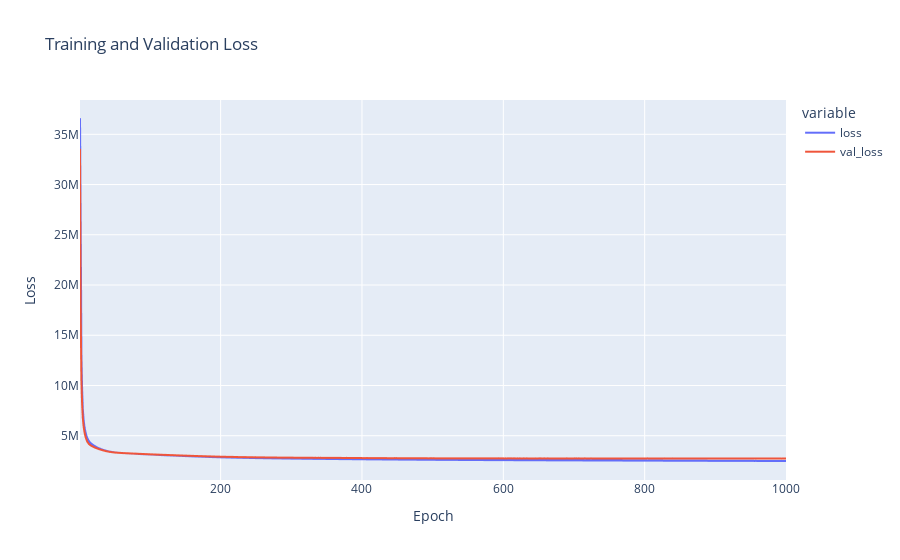
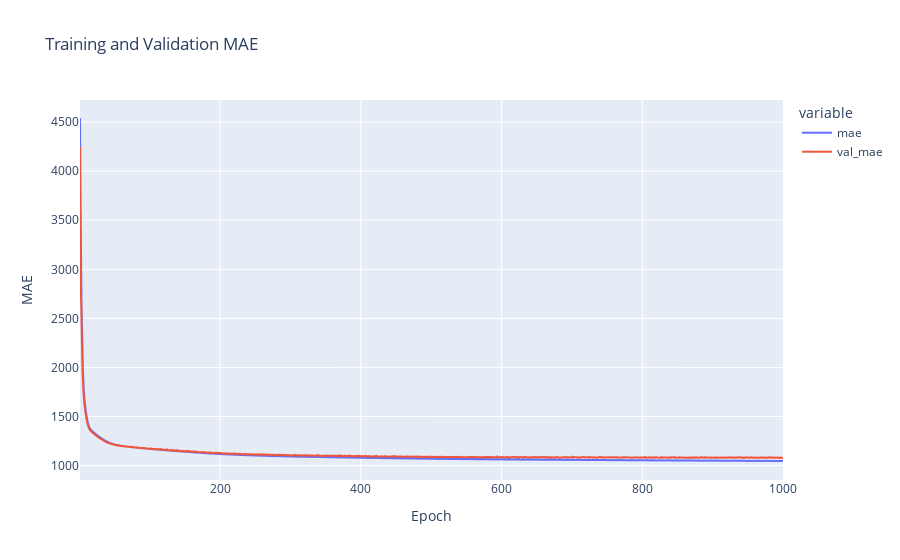

The code cell stored with these charts, in order, in its notebook:
### Code cell
import plotly.express as px
import pandas as pd

# create a dataframe with the training history
df_graph = pd.DataFrame(history.history)

# create line charts for loss and MAE
fig = px.line(df_graph, x=df_graph.index+1, y=['loss', 'val_loss'], labels={'x':'Epoch', 'value':'Loss'},
              title='Training and Validation Loss')
fig.update_traces(mode='lines')
fig.show()

fig = px.line(df_graph, x=df_graph.index+1, y=['mae', 'val_mae'], labels={'x':'Epoch', 'value':'MAE'},
              title='Training and Validation MAE')
fig.update_traces(mode='lines')
fig.show()

### Figure 1 — Plotly figure (JSON) as saved in the notebook; plotly's stock layout.template omitted (floating-point values rounded to 4 significant figures; data arrays with more than 128 entries replaced by an {"elided": "..."} marker saying what was removed)
{"data": [{"hovertemplate": "variable=loss<br>Epoch=%{x}<br>Loss=%{y}<extra></extra>", "legendgroup": "loss", "line": {"color": "#636efa", "dash": "solid"}, "marker": {"symbol": "circle"}, "mode": "lines", "name": "loss", "showlegend": true, "type": "scattergl", "x": {"elided": "1000 int values"}, "xaxis": "x", "y": {"elided": "1000 float values"}, "yaxis": "y"}, {"hovertemplate": "variable=val_loss<br>Epoch=%{x}<br>Loss=%{y}<extra></extra>", "legendgroup": "val_loss", "line": {"color": "#EF553B", "dash": "solid"}, "marker": {"symbol": "circle"}, "mode": "lines", "name": "val_loss", "showlegend": true, "type": "scattergl", "x": {"elided": "1000 int values"}, "xaxis": "x", "y": {"elided": "1000 float values"}, "yaxis": "y"}], "layout": {"legend": {"title": {"text": "variable"}, "tracegroupgap": 0}, "title": {"text": "Training and Validation Loss"}, "xaxis": {"anchor": "y", "domain": [0, 1], "title": {"text": "Epoch"}}, "yaxis": {"anchor": "x", "domain": [0, 1], "title": {"text": "Loss"}}}}

### Figure 2 — Plotly figure (JSON) as saved in the notebook; plotly's stock layout.template omitted (floating-point values rounded to 4 significant figures; data arrays with more than 128 entries replaced by an {"elided": "..."} marker saying what was removed)
{"data": [{"hovertemplate": "variable=mae<br>Epoch=%{x}<br>MAE=%{y}<extra></extra>", "legendgroup": "mae", "line": {"color": "#636efa", "dash": "solid"}, "marker": {"symbol": "circle"}, "mode": "lines", "name": "mae", "showlegend": true, "type": "scattergl", "x": {"elided": "1000 int values"}, "xaxis": "x", "y": {"elided": "1000 float values"}, "yaxis": "y"}, {"hovertemplate": "variable=val_mae<br>Epoch=%{x}<br>MAE=%{y}<extra></extra>", "legendgroup": "val_mae", "line": {"color": "#EF553B", "dash": "solid"}, "marker": {"symbol": "circle"}, "mode": "lines", "name": "val_mae", "showlegend": true, "type": "scattergl", "x": {"elided": "1000 int values"}, "xaxis": "x", "y": {"elided": "1000 float values"}, "yaxis": "y"}], "layout": {"legend": {"title": {"text": "variable"}, "tracegroupgap": 0}, "title": {"text": "Training and Validation MAE"}, "xaxis": {"anchor": "y", "domain": [0, 1], "title": {"text": "Epoch"}}, "yaxis": {"anchor": "x", "domain": [0, 1], "title": {"text": "MAE"}}}}
